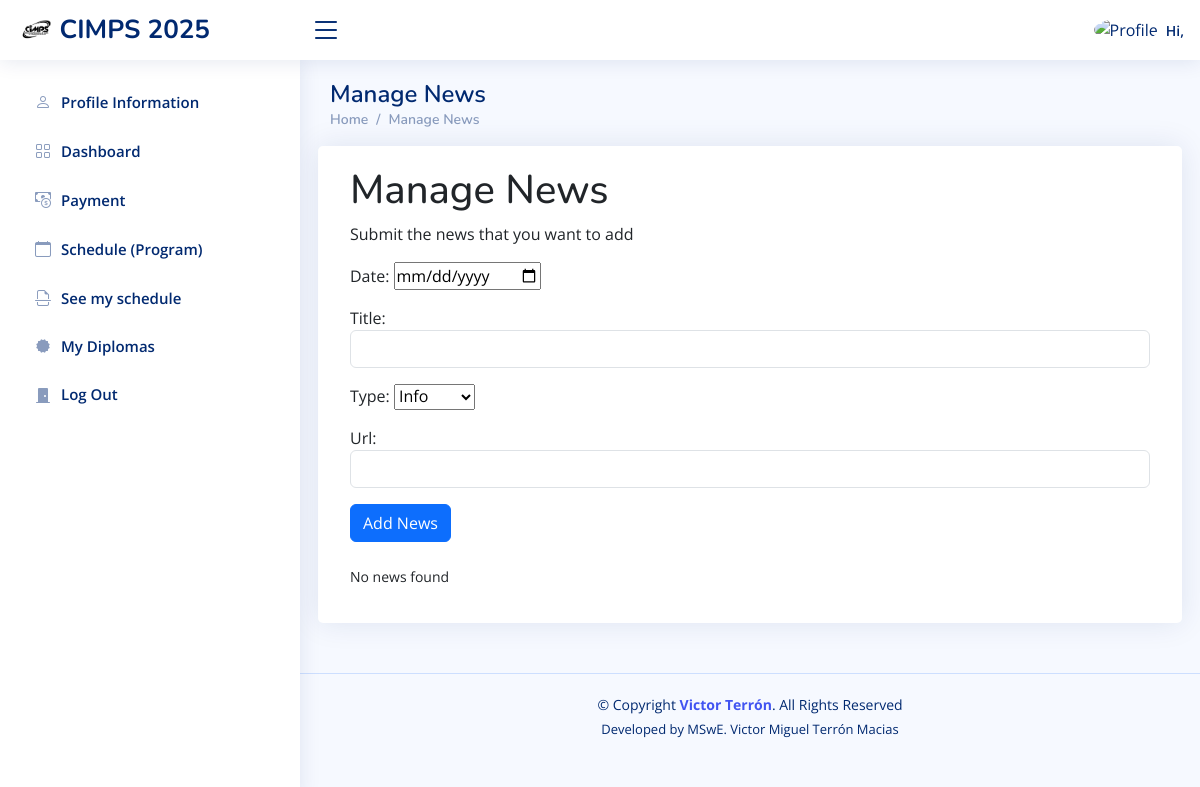
Page /manageNews/ on the earlier database version.
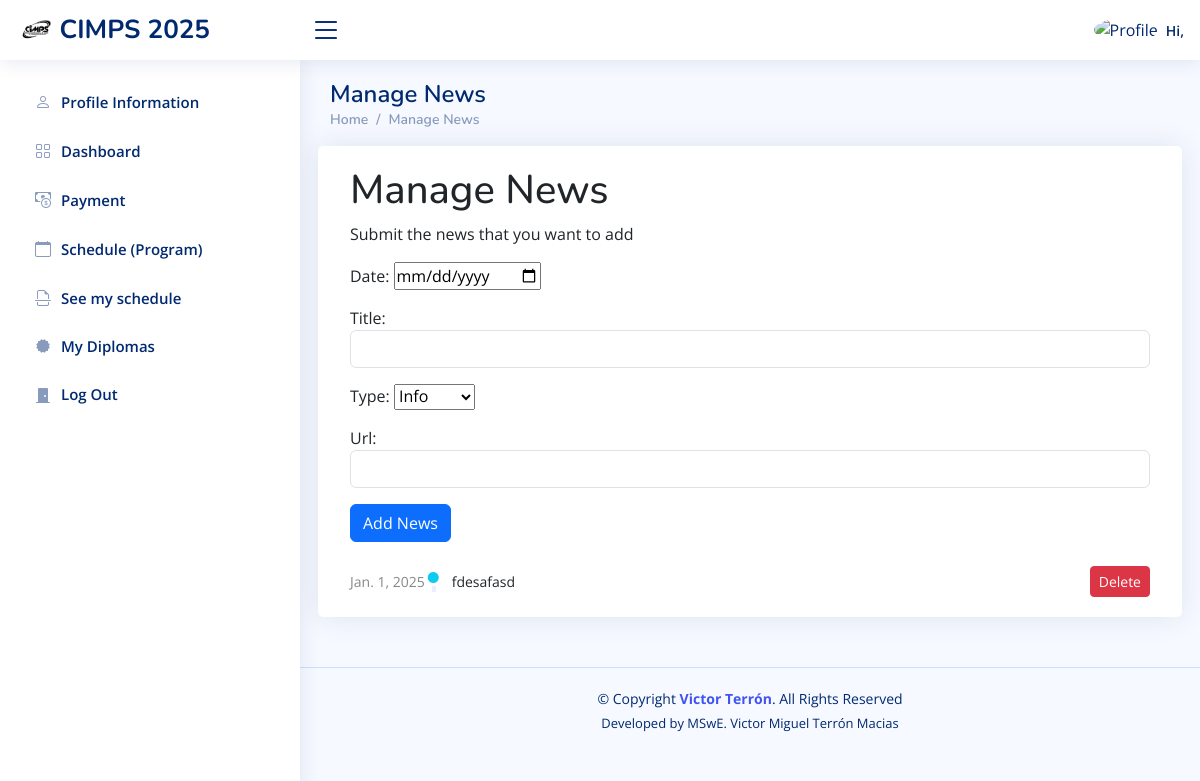
Same page on the later database version.
### mainApplication/models.py (models this page shows, shortened)
class News(models.Model):
    date=models.DateField()
    title=models.CharField(max_length=255)
    type=models.CharField(max_length=50,
        choices=[('info', 'Info'), ('success', 'Success'), ('danger', 'Danger')],
        default='info')
    url = models.URLField(blank=True, null=True)

### mainApplication/views.py (the view, shortened to what this page needs)
# urls.py: path('manageNews/', views.newsManageView, name='newsManage'),
def newsManageView(request):
    news = News.objects.all().order_by('-date')  # Fetch all news items ordered by date
    form = NewsForm()  # Instantiate an empty form for adding news
    context = {
        'news': news,
        'form': form,
    }
    return render(request, 'newsManage.html', context)

### mainApplication/forms.py
class NewsForm(forms.ModelForm):
    class Meta:
        model = News
        fields = ['date', 'title', 'type', 'url']
        widgets = {
            'date': forms.DateInput(attrs={'type': 'date'}),
            'type': forms.Select(),
            'title': forms.TextInput(attrs={'class': 'form-control'}),
            'url': forms.URLInput(attrs={'class': 'form-control'}),
        }

### mainApplication/context_processors.py (called while the page is built)
def user_context(request):
    if request.user.is_authenticated:
        return get_user_context_data(request)
    return {}

### mainApplication/templates/newsManage.html (shortened to what this page needs)
{% extends "base.html"%}{% load static %}{% load socialaccount %}
{% block content %}
<body>
    <div class="pagetitle">
      <h1>Manage News</h1>
      <nav>
        <ol class="breadcrumb">
          <li class="breadcrumb-item"><a href="#" style="text-decoration: none;">Home</a></li>
          <li class="breadcrumb-item active"><a href="#" style="text-decoration: none;">Manage News</a></li>
        </ol>
      </nav>
    </div>
    <section class="section dashboard">
      <div class="row">
        <div class="col-lg-12">
          <div class="row">
            <div class="card">
              <div class="card-body">
                <div class="row">
                    <h1 class="bold-extra extra-bold-roboto" style="margin-top: 20px;">Manage News</h1>
                    <p class="roboto">Submit the news that you want to add</p>
                </div>
                <div class="row">
                  <div class="container">
                    <form method="post" class="mb-4">
                        {{ form.as_p }}
                        <button type="submit" name="add_news" class="btn btn-primary">Add News</button>
                    </form>
                    <div class="activity">
                      {% if news %}
                        {% for new in news %}
                        <div class="activity-item d-flex align-items-center">
                            <div class="activite-label">{{ new.date }}</div>
                            <i class="bi bi-circle-fill activity-badge text-{{ new.type }} align-self-start"></i>
                            <div class="activity-content">
                                {% if new.url %}
                                <a href="{{ new.url }}" class="fw-bold text-dark" style="text-decoration: none;">{{ new.title }}</a>
                                {% else %}
                                {{ new.title }}
                                {% endif %}
                            </div>
                            <form method="post" class="ms-auto">
                                <button type="submit" name="delete_news" class="btn btn-danger btn-sm">Delete</button>
                            </form>
                        </div>
                        {% endfor %}
                    </div>
                    {% else %}
                        <p>No news found</p>
                    {% endif %}
                </div>
                </div>
              </div>
            </div>
        </div>
      </div>
    </section>
  </main>
</body>
{%endblock%}

Differences in the rows shown:
added News: date "Jan. 1, 2025", title "fdesafasd"
Other differences:
text no longer shown: "No news found"
